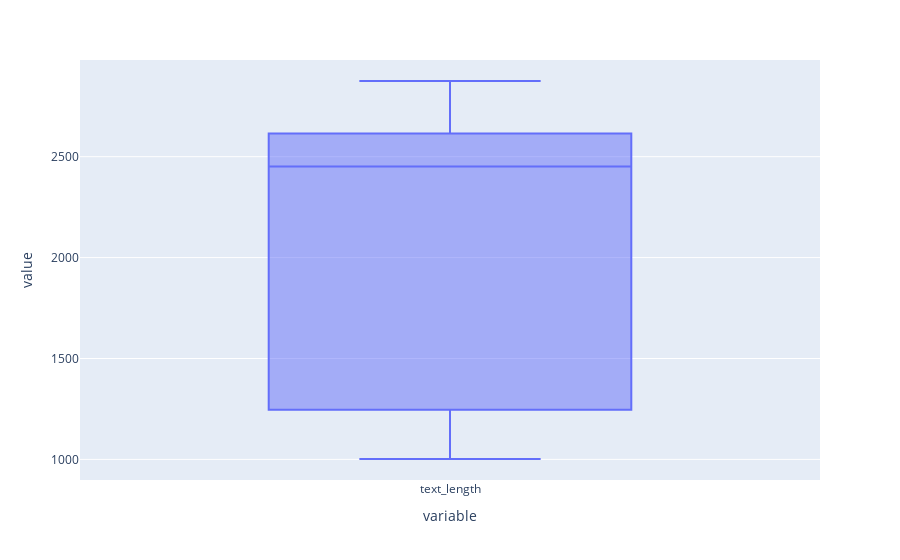

The notebook cell this image was saved under:
### Code cell
fig = train_df[(train_df['label'] == label_two)]['text_length'].plot.box()
fig.show()

### Figure 1 — Plotly figure (JSON) as saved in the notebook; plotly's stock layout.template omitted (floating-point values rounded to 4 significant figures; data arrays with more than 128 entries replaced by an {"elided": "..."} marker saying what was removed)
{"data": [{"alignmentgroup": "True", "hovertemplate": "variable=%{x}<br>value=%{y}<extra></extra>", "legendgroup": "", "marker": {"color": "#636efa"}, "name": "", "notched": false, "offsetgroup": "", "orientation": "v", "showlegend": false, "type": "box", "x": {"elided": "811 str values"}, "x0": " ", "xaxis": "x", "y": {"elided": "811 int values"}, "y0": " ", "yaxis": "y"}], "layout": {"boxmode": "group", "legend": {"tracegroupgap": 0}, "margin": {"t": 60}, "xaxis": {"anchor": "y", "domain": [0, 1], "title": {"text": "variable"}}, "yaxis": {"anchor": "x", "domain": [0, 1], "title": {"text": "value"}}}}
